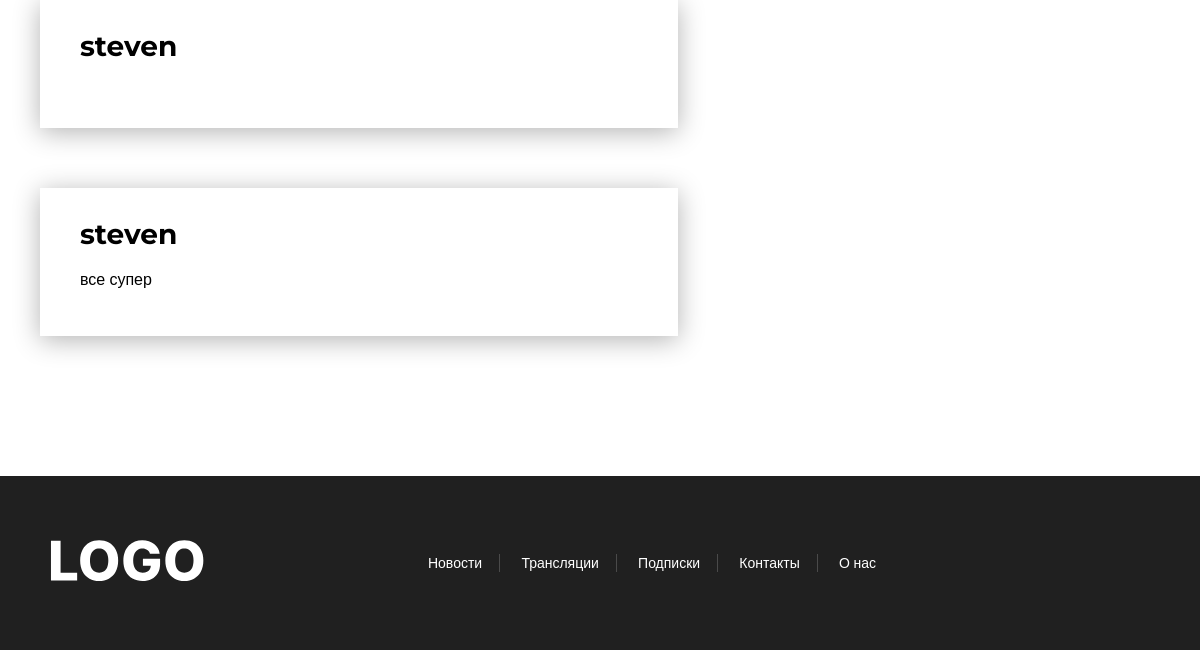
The page /news/1 (lower part) on the database as committed earlier.
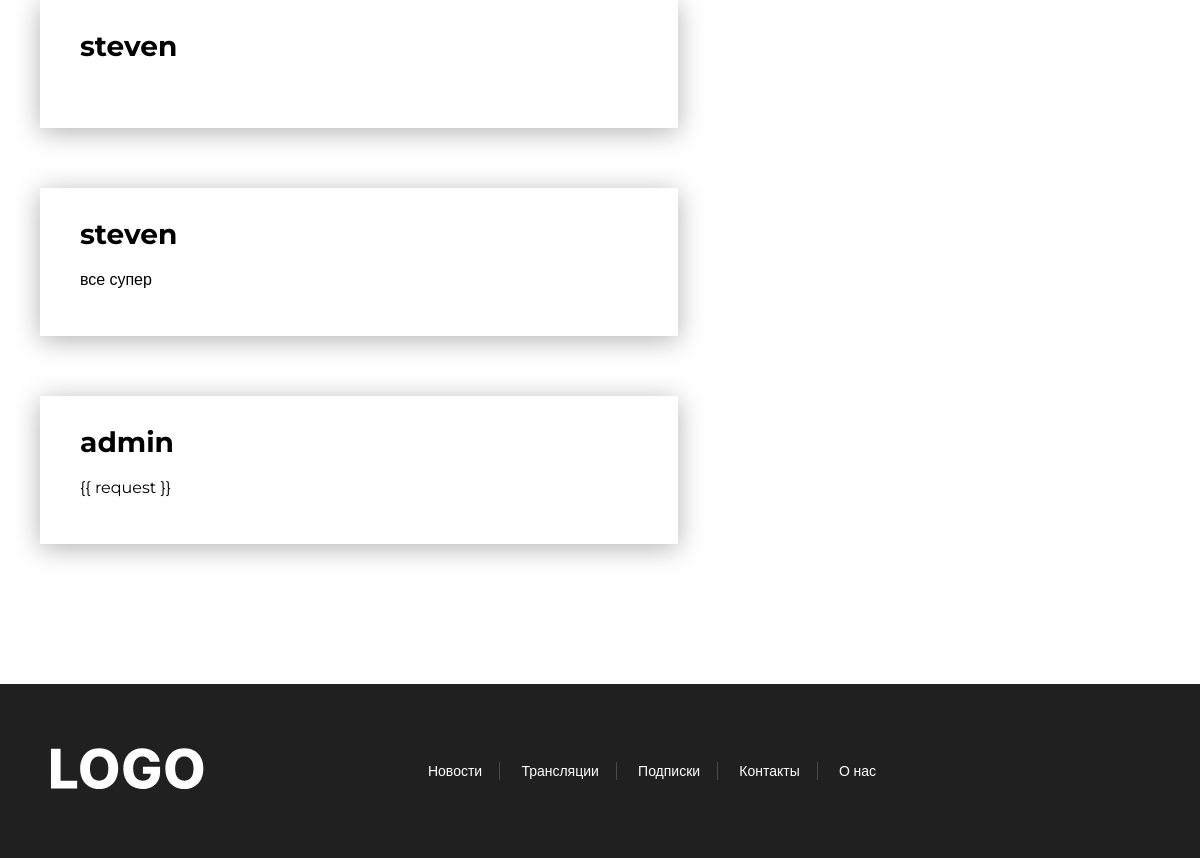
The same page on the database as committed later.
### mainsite/models.py (models this page shows, shortened)
class NewsComment(models.Model):
    text = models.TextField("Текст комментария", max_length=500)
    author = models.CharField("Автор", max_length=100)
    news = models.ForeignKey(News, on_delete=models.CASCADE)
    class Meta:
        verbose_name = "Комментарий"
        verbose_name_plural = "Комментарии к новостям"

### mainsite/views.py (the view, shortened to what this page needs)
# urls.py: path('news/<pk>', views.NewsPage.as_view(), name='news_card'),
class NewsPage(View):
    def get(self, request, pk, *args, **kwargs):
        data = News.objects.get(id=pk)
        comments = NewsComment.objects.filter(news__name=data.name)
        category = Category.objects.all()
        translations = Translation.objects.all()
        login_form = LoginForm()
        register = UserRegistrationForm()
        return render(request, 'newscard.html',
                      {'news_data': data, "category": category, "translations": translations,
                       'key': 'all',
                       "news_key": 'all', 'day': 'Сегодня',
                       'is_filter': False, 'login_form': login_form, 'reg_form': register, 'comments': comments})

### templates/newscard.html (shortened to what this page needs)
{% extends "base-main.html" %}{% load static %}
{% block title %}{{ news_data.name }}{% endblock title %} {% block content %}
    <div class="streams-margin">
        <section class="post">
            <section class="comments">
                {% for i in comments %}
                    <article class="comments__comment">
                        <h2 class="comments__name">{{ i.author }}</h2>
                        <p class="comments__comment-text">{{ i.text }}</p>
                    </article>
                {% endfor %}
            </section>
        </section>
    </div>
{% endblock content %}

Rows that differ between the two databases and show on the page:
added NewsComment: author "admin", text "{{ request }}"
